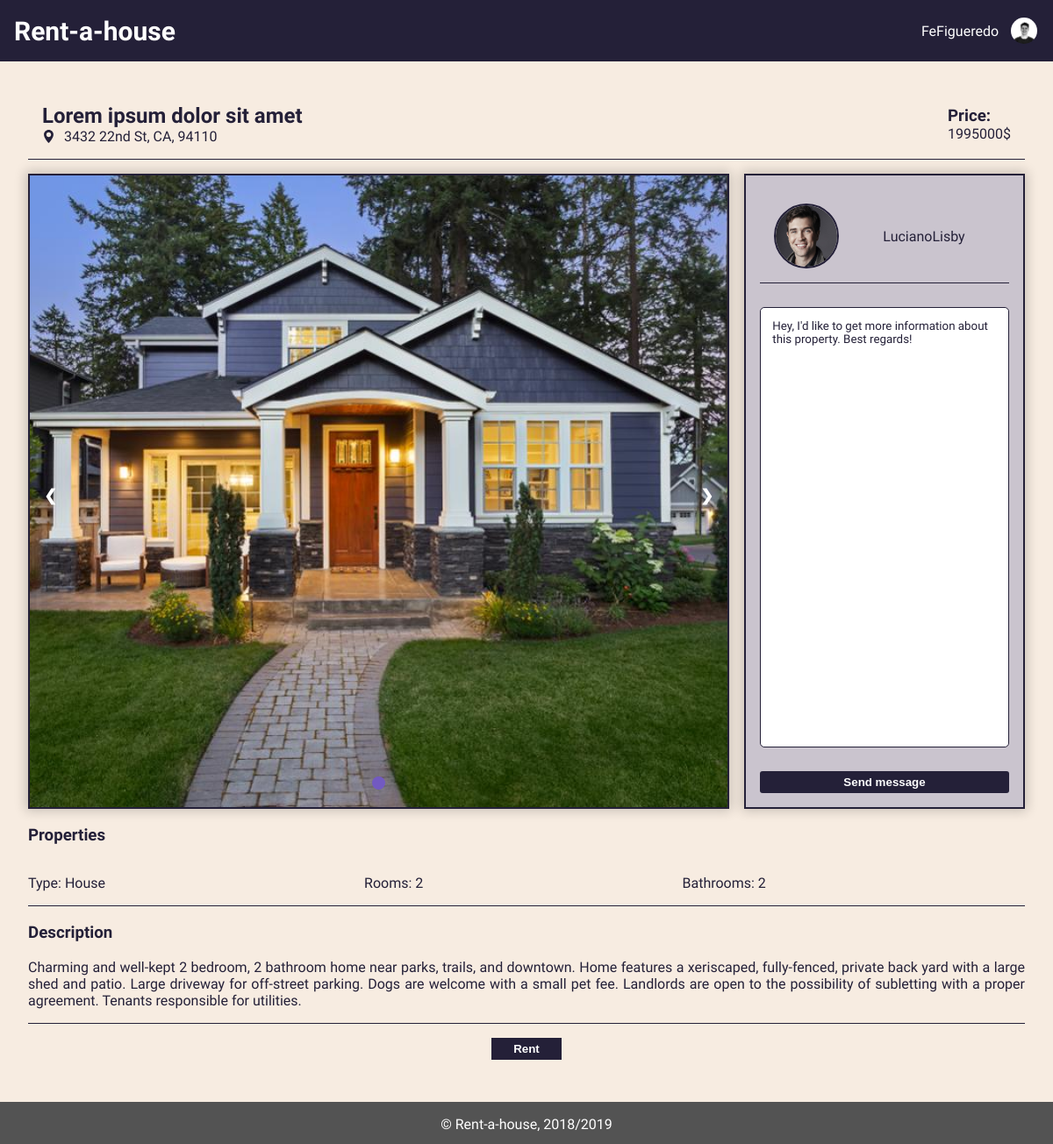
Screenshot of /pages/house.php?id=1 (signed in) with the database file from the repository.
### tables this page shows
CREATE TABLE house (
  id INTEGER PRIMARY KEY AUTOINCREMENT,
  type VARCHAR,
  room INTEGER,
  bathroom INTEGER,
  price DOUBLE,
  published DATE,
  address VARCHAR, 
  location VARCHAR,
  state VARCHAR,
  postCode VARCHAR,  
  description VARCHAR,
  title VARCHAR,
  owner VARCHAR REFERENCES user
);

CREATE TABLE houseimages (
  id INTEGER PRIMARY KEY AUTOINCREMENT,
  houseID integer REFERENCES house,
  image VARCHAR
);

CREATE TABLE user (
  username VARCHAR PRIMARY KEY,
  email VARCHAR UNIQUE,
  password VARCHAR,
  name VARCHAR,
  phoneNumber VARCHAR UNIQUE,
  image VARCHAR
);

### database/db_utils.php (called while the page is built, shortened)
<?php
    include_once('connection.php');
    function getUserUsername($username){
        global $db;
        $stmt = $db->prepare("SELECT * FROM user WHERE username='".$username."'");
        $stmt->execute();
        $aux = $stmt->fetch();
        return $aux;
    }
    function getHouse($id){
        global $db;
        $stmt = $db->prepare("SELECT * FROM house WHERE id='".$id."'");
        $stmt->execute();
        $aux = $stmt->fetch();
        return $aux;
    }
    function getHouseImages($houseID){
        global $db;
        $stmt = $db->prepare("SELECT * FROM houseimages  WHERE houseID = '".$houseID."'");
        $stmt->execute();
        $aux = $stmt->fetchAll();
        return $aux;
    }
?>

### pages/house.php (the view, shortened to what this page needs)
<?php
    include_once('../templates/templates.php');
    include_once('../database/db_utils.php');
    if(isset($_GET['id'])){
        $id = $_GET['id'];
        $house = getHouse($id);
        $owner = getUserUsername($house['owner']);
        $images = getHouseImages($id);
        if($house){
?>
        <article class="house-body">
            <div id="house-header">
                <div id="house-title">
                    <h2><?=$house["title"]?></h2>
                    <div id="house-location">
                        <p><?=$house["address"].", ".$house["state"].", ".$house["postCode"]?></p>
                    </div>
                </div>
                <div id="house-value">
                    <h3>Price:</h3>
                    <p><?=$house["price"]?>$</p>
                </div>
            </div>
            <section id="house-image-contact">
                <div class="slideshow-container">
                    <?php for($i = 0; $i < count($images); $i++) { ?>
                        <div class="mySlides fade">
                            <img class="slide-image" src="../images/houses/<?=$images[$i]['image']?>">
                        </div>
                    <?php } ?>
                    <a class="prev" onclick="plusSlides(-1)">&#10094;</a>
                    <a class="next" onclick="plusSlides(1)">&#10095;</a>
                    <div class="dots-container">
                        <?php for($i = 1; $i <= count($images); $i++) { ?>
                            <span class="dot" onclick="currentSlide(<?=$i?>)"></span>
                        <?php } ?>
                    </div>
                </div>
                <div id="house-contact-owner">
                    <div id="owner-info">
                        <img src="../images/users/<?=$owner['image']?>" alt="OwnerImg">
                        <a><?=$owner['username']?></a>
                    </div>
                    <form method="post" onsubmit="sendMessage()">
                        <textarea id="msg" name="msg" cols="auto" rows="auto" value="Hey, I'd like to get more information about this property. Best regards!">Hey, I'd like to get more information about this property. Best regards!</textarea>
                        <input type="submit" name="send-message" value="Send message">
                    </form>
                </div>
            </section>
            <div id="house-info">
                <div id="house-properties-wrapper">
                    <h3>Properties</h3>
                    <div id="house-properties">
                        <p>Type: <?=$house["type"]?></p>
                        <p>Rooms: <?=$house["room"]?></p>
                        <p>Bathrooms: <?=$house["bathroom"]?></p>
                    </div>
                </div>
                <div id="house-description">
                    <h3>Description</h3>
                    <p><?=$house["description"]?></p>
                </div>
            </div>
            <?php if(isset($_SESSION['username']) && $_SESSION['username'] == $owner['username']){ ?>
            <form action="../actions/deletehouse_action.php" method="post">
                <input type="hidden" name="id" value="<?=$house['id']?>">
                <input class="delete-btn" type="submit" name="submit-delete" value="Delete House">
            </form>
            <?php } else { ?>
            <form action="rental.php">
                <input class="utils-btn" type="submit" value="Rent">
            </form>
            <?php } ?>
        </article>
<?php
        }
        else{
            header('Location: home.php');
        }
    }
    else{
        header('Location: home.php');
    }
?>

### css/style.css (style rules this page uses)
:root { --main-color-1: #242038; --main-color-2: #725AC1; --main-color-3: #8D86C9; --main-color-4: #CAC4CE; --main-color-5: #F7ECE1; --main-color-6: white; --main-color-7: rgba(0,0,0,.2); --main-color-8: black; --main-color-9: rgb(83, 83, 83); --error: rgb(245, 89, 71); --success: rgb(75,181,67); }
html { margin: 0; padding: 0; width: 100%; }
body { display: flex; flex-direction: column; font-family: 'Exo 2', sans-serif; background-color: var(--main-color-5); color: var(--main-color-1); margin: 0; padding: 0; min-height: 100vh; width: 100%; }
.utils-btn { background-color:var(--main-color-1); display:inline-block; cursor:pointer; color:var(--main-color-6); font-weight:bold; padding: 5px; text-decoration:none; border: none; transition: background-color 0.5s; position: relative; }
.house-body { flex: auto; padding: 2em; display: flex; flex-direction: column; }
#house-header { display: flex; flex-direction: row; border-bottom: 1px solid var(--main-color-1); margin-bottom: 1em; }
#house-title { padding: 1em; border-radius: 10px; margin: auto auto auto 0; float: right; }
#house-title h2 { margin: auto; color: var(--main-color-1) }
#house-title p { color: var(--main-color-1); margin: auto 0; }
#house-location { margin: auto; display: flex; flex-direction: row; vertical-align: middle; }
#house-location svg { fill: var(--main-color-1); width: 15px; margin-right: 10px; }
#house-value { padding: 1em; border-radius: 10%; margin: auto 0 auto auto; float: left; }
#house-value h3 { margin: auto; color: var(--main-color-1); }
#house-value p { margin: auto; color: var(--main-color-1); }
#house-image-contact { display: flex; flex-direction: row; }
.slideshow-container { border: 2px solid var(--main-color-1); margin: auto auto auto 0; float: left; width: 70%; height: 45em; box-shadow: 0 0 0.8rem 0.2rem var(--main-color-7); margin-right: 1em; position: relative; }
.mySlides { display: none; }
.slide-image { width: 100%; height: 45em; object-fit: cover; vertical-align: middle; }
.prev, .next { cursor: pointer; position: absolute; top: 50%; width: auto; margin-top: -22px; padding: 16px; color: var(--main-color-6); font-weight: bold; font-size: 18px; transition: 0.6s ease; border-radius: 0 3px 3px 0; user-select: none; }
.next { right: 0; border-radius: 3px 0 0 3px; }
.dots-container { text-align: center; position: absolute; bottom: 0; left: 0; right: 0; margin: 1em; }
.dot { cursor: pointer; height: 15px; width: 15px; margin: 0 2px; background-color: var(--main-color-3); border-radius: 50%; display: inline-block; transition: background-color 0.5s ease; }
.active, .dot:hover { background-color: var(--main-color-2); }
.fade { -webkit-animation-name: fade; -webkit-animation-duration: 0.5s; animation-name: fade; animation-duration: 0.5s; }
#house-contact-owner { border: 2px solid var(--main-color-1); float: right; margin: 0 0 0 auto; display: flex; flex-direction: column; background-color: var(--main-color-4); width: 25%; padding: 1em; box-shadow: 0 0 0.8rem 0.2rem var(--main-color-7); }
#owner-info { display: flex; flex-direction: row; padding: 1em; border-bottom: 1px solid var(--main-color-1); }
#owner-info img { border: 2px solid var(--main-color-1); vertical-align: middle; object-fit: cover; object-position: center; border-radius: 50%; width: 70px; height: 70px; margin-right: 1em; }
#owner-info a { width: 80%; text-align: center; margin: auto 0; }
#house-contact-owner form { display: flex; flex-direction: column; flex: auto; }
#house-contact-owner form textarea { border: 1px solid var(--main-color-1); font-family: 'Exo 2', sans-serif; border-radius: 5px; color: var(--main-color-1); padding: 1em; margin-top: 2em; resize: none; flex: auto; }
#house-contact-owner form :nth-child(3) { background-color: var(--main-color-1); border-radius: 3px; display: inline-block; cursor: pointer; color: var(--main-color-6); font-weight: bold; text-decoration: none; border: none; margin-top: 2em; padding: 5px; transition: background-color 0.5s; }
#house-properties-wrapper { border-bottom: 1px solid var(--main-color-1); }
#house-properties { display: flex; flex-direction: row; }
#house-properties p { flex: auto; }
#house-description { text-align: justify; border-bottom: 1px solid var(--main-color-1); }
.house-body>form { text-align: center; margin: 1em; }
.house-body>form input { text-align: center; min-width: 80px; }

### rows the page displays
house: title "Lorem ipsum dolor sit amet", address "3432 22nd St", state "CA", postCode "94110", price "1995000", type "House", room "2", bathroom "2", description "Charming and well-kept 2 bedroom, 2 bathroom home near parks, trails, and downtown. Home features a xeriscaped, fully-fenced, private back yard with a large shed and patio. Large driveway for off-street parking. Dogs are welcome with a small pet fee. Landlords are open to the possibility of subletting with a proper agreement. Tenants responsible for utilities."
houseimages: image (picture)
user: image (picture), username "LucianoLisby"

### other values shown
$_SESSION['username'] "FeFigueredo"
